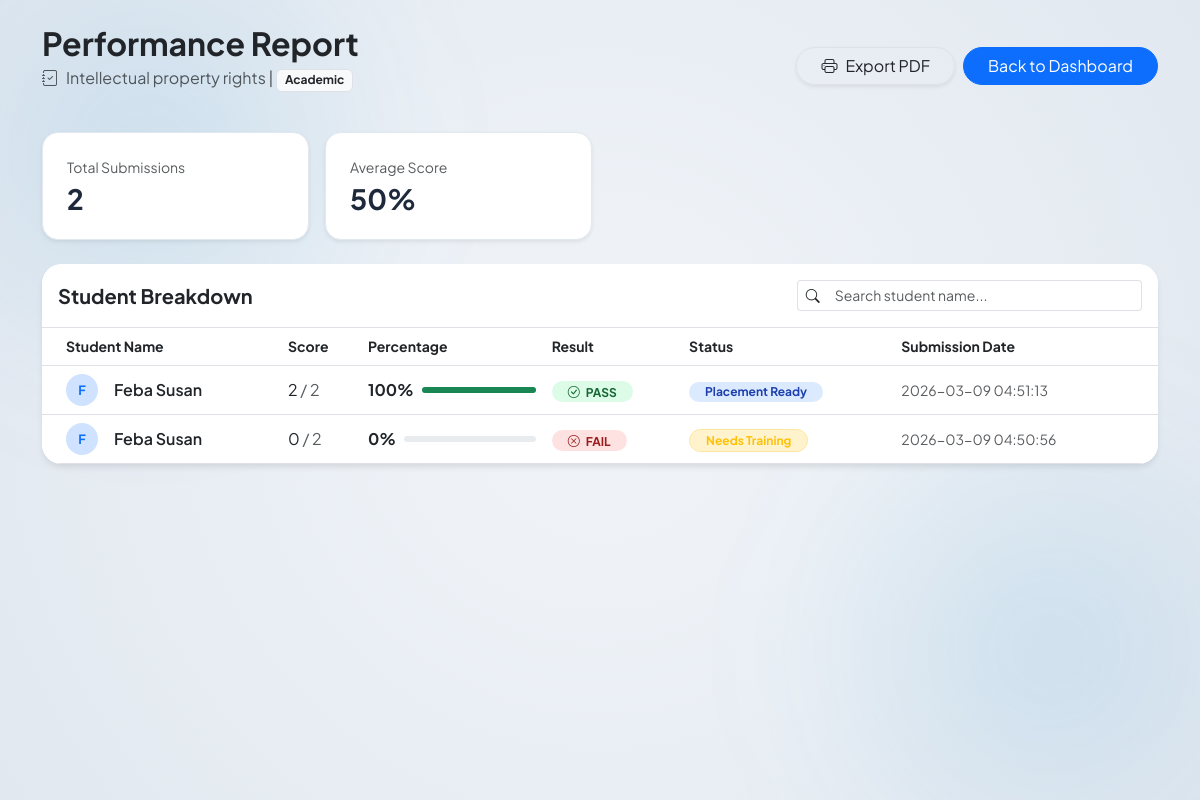
The page /exam_report/5 (signed in) on the database its author committed.
### tables this page shows
CREATE TABLE exams (
    id INTEGER PRIMARY KEY AUTOINCREMENT,
    title TEXT NOT NULL,
    category TEXT NOT NULL,
    created_by INTEGER,
    status TEXT DEFAULT 'active', -- Added this column for your dashboard logic
    FOREIGN KEY (created_by) REFERENCES users (id)
);

CREATE TABLE results (
    id INTEGER PRIMARY KEY AUTOINCREMENT,
    student_id INTEGER,
    exam_id INTEGER,
    score INTEGER,
    total_questions INTEGER,
    timestamp DATETIME DEFAULT CURRENT_TIMESTAMP,
    FOREIGN KEY (student_id) REFERENCES users (id),
    FOREIGN KEY (exam_id) REFERENCES exams (id)
);

CREATE TABLE users (
    id INTEGER PRIMARY KEY AUTOINCREMENT,
    username TEXT UNIQUE NOT NULL,
    password TEXT NOT NULL,
    role TEXT NOT NULL, -- Added missing comma here
    status TEXT NOT NULL 
);

### app.py (the view)
@app.route('/exam_report/<int:exam_id>')
def exam_report(exam_id):
    if session.get('role') != 'teacher':
        return redirect(url_for('login'))
    db = get_db_connection()
    exam = db.execute('SELECT * FROM exams WHERE id = ?', (exam_id,)).fetchone()
    reports = db.execute('''
        SELECT u.username, r.score, r.total_questions, r.timestamp
        FROM results r
        JOIN users u ON r.student_id = u.id
        WHERE r.exam_id = ?
        ORDER BY r.timestamp DESC
    ''', (exam_id,)).fetchall()
    db.close()
    return render_template('exam_report.html', reports=reports, exam=exam)

### app.py (called while the page is built)
def get_db_connection():
    conn = sqlite3.connect('database.db')
    conn.row_factory = sqlite3.Row
    return conn

### templates/exam_report.html (shortened to what this page needs)
{% extends "layout.html" %}
{% block content %}
<link rel="stylesheet" href="https://cdn.jsdelivr.net/npm/bootstrap-icons@1.11.1/font/bootstrap-icons.css">
<div class="container py-4">
    <div class="d-flex justify-content-between align-items-center mb-4">
        <div>
            <h2 class="fw-bold text-dark mb-1">Performance Report</h2>
            <p class="text-muted"><i class="bi bi-journal-check me-2"></i>{{ exam.title }} | <span class="badge bg-light text-dark border">{{ exam.category }}</span></p>
        </div>
        <div class="d-flex gap-2">
            <button onclick="window.print()" class="btn btn-white border shadow-sm rounded-pill px-4">
                <i class="bi bi-printer me-2"></i>Export PDF
            </button>
            <a href="/dashboard" class="btn btn-primary rounded-pill px-4">Back to Dashboard</a>
        </div>
    </div>
    <div class="row g-3 mb-4">
        <div class="col-md-3">
            <div class="stat-box shadow-sm">
                <small class="text-muted d-block mb-1">Total Submissions</small>
                <h3 class="fw-bold mb-0">{{ reports|length }}</h3>
            </div>
        </div>
        <div class="col-md-3">
            {% set total_p = namespace(val=0) %}
            {% for r in reports %}{% set total_p.val = total_p.val + (r.score / r.total_questions * 100) %}{% endfor %}
            <div class="stat-box shadow-sm">
                <small class="text-muted d-block mb-1">Average Score</small>
                <h3 class="fw-bold mb-0">
                    {% if reports|length > 0 %}{{ (total_p.val / reports|length) | int }}%{% else %}0%{% endif %}
                </h3>
            </div>
        </div>
    </div>
    <div class="card report-card overflow-hidden">
        <div class="card-header bg-white py-3 border-bottom">
            <div class="row align-items-center">
                <div class="col">
                    <h5 class="fw-bold mb-0">Student Breakdown</h5>
                </div>
                <div class="col-md-4">
                    <div class="input-group input-group-sm">
                        <span class="input-group-text bg-transparent border-end-0"><i class="bi bi-search"></i></span>
                        <input type="text" id="studentSearch" class="form-control border-start-0" placeholder="Search student name...">
                    </div>
                </div>
            </div>
        </div>
        <div class="table-responsive">
            <table class="table table-hover align-middle mb-0">
                <thead class="bg-light">
                    <tr class="text-muted small uppercase">
                        <th class="ps-4">Student Name</th>
                        <th>Score</th>
                        <th>Percentage</th>
                        <th>Result</th>
                        <th>Status</th>
                        <th class="pe-4">Submission Date</th>
                    </tr>
                </thead>
                <tbody id="reportTableBody">
                    {% for r in reports %}
                    {% set percent = (r.score / r.total_questions * 100) | int %}
                    <tr>
                        <td class="ps-4">
                            <div class="d-flex align-items-center">
                                <div class="avatar-sm me-3 bg-primary-subtle text-primary rounded-circle d-flex align-items-center justify-content-center" style="width: 32px; height: 32px; font-size: 0.8rem; font-weight: bold;">
                                    {{ r.username[0] | upper }}
                                </div>
                                <span class="fw-semibold text-dark">{{ r.username }}</span>
                            </div>
                        </td>
                        <td><span class="text-dark">{{ r.score }}</span> <span class="text-muted">/ {{ r.total_questions }}</span></td>
                        <td>
                            <div class="d-flex align-items-center">
                                <span class="me-2 fw-bold">{{ percent }}%</span>
                                <div class="progress flex-grow-1" style="height: 6px; min-width: 60px;">
                                    <div class="progress-bar {% if percent >= 50 %}bg-success{% else %}bg-danger{% endif %}" style="width: {{ percent }}%"></div>
                                </div>
                            </div>
                        </td>
                        <td>
                            {% if percent >= 50 %}
                            <span class="badge badge-pass rounded-pill px-3"><i class="bi bi-check-circle me-1"></i> PASS</span>
                            {% else %}
                            <span class="badge badge-fail rounded-pill px-3"><i class="bi bi-x-circle me-1"></i> FAIL</span>
                            {% endif %}
                        </td>
                        <td>
                            {% if percent >= 75 %}
                            <span class="badge badge-ready rounded-pill px-3">Placement Ready</span>
                            {% elif percent >= 50 %}
                            <span class="badge bg-light text-secondary rounded-pill px-3 border">Average</span>
                            {% else %}
                            <span class="badge bg-warning-subtle text-warning rounded-pill px-3 border border-warning-subtle">Needs Training</span>
                            {% endif %}
                        </td>
                        <td class="pe-4 text-muted small">{{ r.timestamp }}</td>
                    </tr>
                    {% endfor %}
                </tbody>
            </table>
        </div>
    </div>
</div>
{% endblock %}

### templates/layout.html (style rules this page uses)
:root { --bg-light: #f8fafc; --primary-color: #0284c7; --secondary-color: #0f172a; }
body { background-color: var(--bg-light); font-family: 'Inter', sans-serif; color: #1e293b; min-height: 100vh; margin: 0; overflow-x: hidden; position: relative; }

### templates/exam_report.html (style rules this page uses)
body { background-color: #f8fafc; font-family: 'Plus Jakarta Sans', sans-serif; }
.report-card { border: none; border-radius: 20px; box-shadow: 0 4px 6px -1px rgba(0,0,0,0.1); }
.stat-box { padding: 1.5rem; border-radius: 16px; background: white; border: 1px solid #e2e8f0; }
.badge-pass { background-color: #dcfce7; color: #166534; }
.badge-fail { background-color: #fee2e2; color: #991b1b; }
.badge-ready { background-color: #dbeafe; color: #1e40af; }

### rows shown on the page
exams: title "Intellectual property rights", category "Academic"
results: username "F", username "Feba Susan", score "2", total_questions "2", percent "100", shows "PASS", shows "Placement Ready", timestamp "2026-03-09 04:51:13"
results: username "F", username "Feba Susan", score "0", total_questions "2", shows "FAIL", shows "Needs Training", timestamp "2026-03-09 04:50:56"

### other values the page prints
{{ reports|length }} "2"
{{ (total_p.val / reports|length) | int }} "50"
